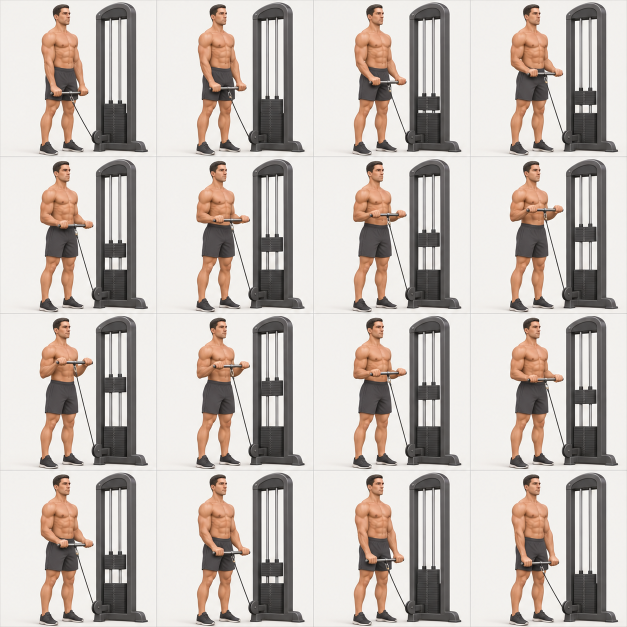
#> input picture docs/generated-frames-v2/reverse-cable-curl.png, 1254 x 1254 px (shown at 1/2 size); its folder holds 4 pictures in this run
$ python prepare-generated-motion.py
#> lines starting #> are read from the running program, lines starting #| are printed output that depends on the picture; after the words box and inside, x2 and y2 are one past the last pixel; in counts of white or black regions, pixels touching at a corner belong together
"""Prepare a reversible 2D stabilization/interpolation experiment.

This only registers existing generated frames; it never changes the source PNGs
or tries to infer exercise correctness from image similarity.
"""
from pathlib import Path
import argparse
import json
import math
import cv2
import numpy as np
from PIL import Image, ImageDraw

ROOT = Path(__file__).resolve().parent.parent
SIDE = 480
BOXES = [( .62, .01, .90, .09), (.86, .10, .92, .87), (.60, .89, .96, .99)]


def prepare(exercise):
#> called with exercise = 'reverse-cable-curl'
    source = ROOT / 'docs/generated-frames-v2' / (exercise + '.png')
    sheet = Image.open(source).convert('RGB')
#> sheet is the input picture: PIL image 1254x1254 RGB; mean R, G, B 198.3, 189.7, 183.9
    width, height = sheet.size
#> width = 1254; height = 1254
    cells = []
    for index in range(9):
        column, row = index % 4, index // 4
        bounds = (round(column * width / 4) + 2, round(row * height / 4) + 2,
                  round((column + 1) * width / 4) - 2, round((row + 1) * height / 4) - 2)
        cells.append(np.array(sheet.crop(bounds).resize((SIDE, SIDE), Image.Resampling.LANCZOS)))
#> after the loop, cells = 9 items
    reference = cells[0]
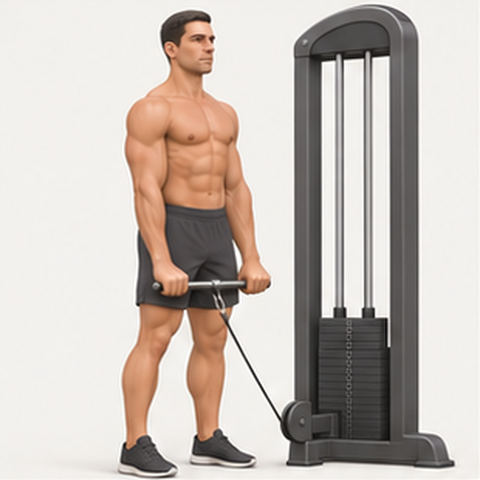
#> reference: shape (480, 480, 3); mean of channels 0, 1, 2 199.3, 190, 183.7; drawn as R, G, B
    mask = np.zeros((SIDE, SIDE), dtype=np.uint8)
#> mask: shape (480, 480); every value is 0
    for x0, y0, x1, y1 in BOXES:
        mask[round(y0 * SIDE):round(y1 * SIDE), round(x0 * SIDE):round(x1 * SIDE)] = 255
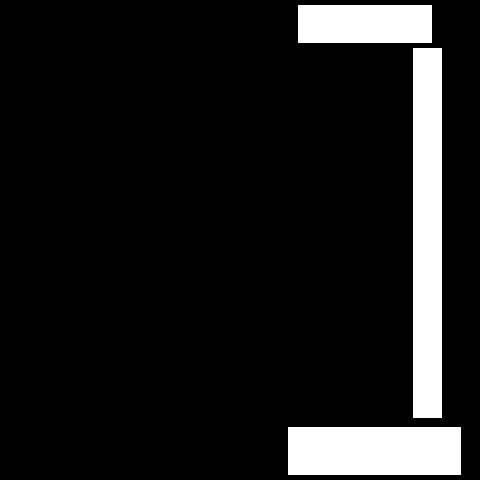
#> mask: shape (480, 480); 10.5% white; 3 white regions, box (x1, y1, x2, y2) and area: (413, 48, 442, 418) 10730, (288, 427, 461, 475) 8304, (298, 5, 432, 43) 5092
    gray_ref = cv2.cvtColor(reference, cv2.COLOR_RGB2GRAY)
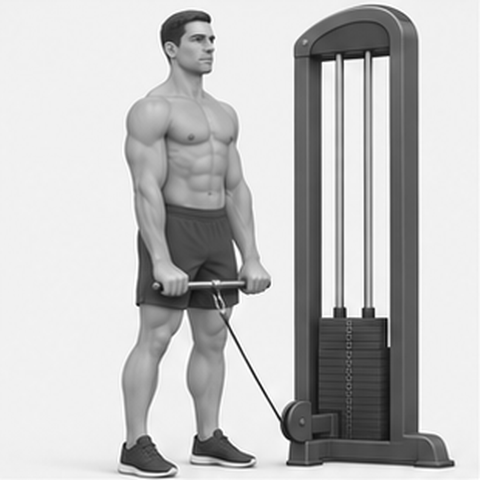
#> gray_ref: shape (480, 480); min 6, max 255, mean 192
    sift = cv2.SIFT_create(nfeatures=800, contrastThreshold=.015)
    ref_points, ref_desc = sift.detectAndCompute(gray_ref, mask)
#> ref_points = 72 keypoints; strongest (x, y, size): (452, 464, 4.3), (288, 464, 3.2), (431, 453, 21.5), (288, 442, 3.4)
    target = ROOT / 'output/generated-motion' / exercise
    directory = target / 'anchors'
    directory.mkdir(parents=True, exist_ok=True)
    records, frames = [], []
    for index, cell in enumerate(cells):
        matrix = np.eye(2, 3, dtype=np.float32)
        method, matches_count = 'identity', 0
        if index:
            gray = cv2.cvtColor(cell, cv2.COLOR_RGB2GRAY)
            points, desc = sift.detectAndCompute(gray, mask)
            if desc is not None and ref_desc is not None:
                matches = cv2.BFMatcher().knnMatch(desc, ref_desc, k=2)
                valid = [a for pair in matches if len(pair) == 2 for a, b in [pair] if a.distance < .75 * b.distance]
                matches_count = len(valid)
                if len(valid) >= 5:
                    before = np.float32([points[m.queryIdx].pt for m in valid])
                    after = np.float32([ref_points[m.trainIdx].pt for m in valid])
                    estimated, inliers = cv2.estimateAffinePartial2D(before, after, method=cv2.RANSAC, ransacReprojThreshold=1.8, maxIters=4000)
                    if estimated is not None and int(inliers.sum()) >= 4:
                        matrix, method = estimated.astype(np.float32), 'rigid/similarity feature registration'
            if method == 'identity':
                try:
                    correlation, inverse = cv2.findTransformECC(gray_ref, gray, np.eye(2, 3, dtype=np.float32),
                        cv2.MOTION_EUCLIDEAN, (cv2.TERM_CRITERIA_COUNT | cv2.TERM_CRITERIA_EPS, 250, 1e-6), mask, 5)
                    matrix, method = cv2.invertAffineTransform(inverse), 'rigid ECC registration'
                except cv2.error:
                    method = 'registration rejected; source retained'
        scale = math.hypot(float(matrix[0, 0]), float(matrix[1, 0]))
        rotation = math.degrees(math.atan2(float(matrix[1, 0]), float(matrix[0, 0])))
        if not (.965 <= scale <= 1.035 and abs(rotation) <= 2 and max(abs(float(matrix[0, 2])), abs(float(matrix[1, 2]))) <= 25):
            matrix, method = np.eye(2, 3, dtype=np.float32), 'excessive transform rejected; source retained'
            scale, rotation = 1, 0
        aligned = cv2.warpAffine(cell, matrix, (SIDE, SIDE), flags=cv2.INTER_LANCZOS4, borderMode=cv2.BORDER_REPLICATE)
        gray_aligned = cv2.cvtColor(aligned, cv2.COLOR_RGB2GRAY)
        static_error = float(np.mean(np.abs(gray_aligned.astype('float32') - gray_ref.astype('float32'))[mask > 0]))
        Image.fromarray(aligned).save(directory / f'anchor_{index:02d}.png')
        frames.append(Image.fromarray(aligned))
        records.append({'sourceIndex': index, 'registration': method, 'featureMatches': matches_count,
                        'matrix': matrix.tolist(), 'scale': scale, 'rotationDegrees': rotation,
                        'staticRegionMeanAbsoluteError': static_error})
#> this loop made 9 passes
#> (matches_count, matches, valid, estimated, static_error) on passes 2 to 5: (47, 64 matches, 47 matches, [[0.999, -0.000266, 0.00436], [0.000266, 0.999, 0.0865]], 2.99), (52, 64 matches, 52 matches, [[0.999, -0.00016, -0.787], [0.00016, 0.999, 0.164]], 1.81), (45, 72 matches, 45 matches, [[1, 0.000212, -1.04], [-0.000212, 1, -0.538]], 3.58), (42, 65 matches, 42 matches, [[0.999, 0.00107, -0.297], [-0.00107, 0.999, 0.0893]], 4.22)
#> (matches_count, static_error) on pass 1: (0, 0)
#> pass 3, in prepare, `gray = cv2.cvtColor(cell, cv2.COLOR_RGB2GRAY)`:
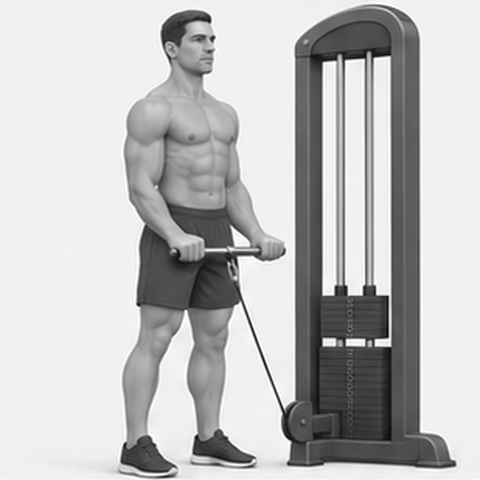
#> gray: shape (480, 480); min 0, max 255, mean 191
#> after the loop:
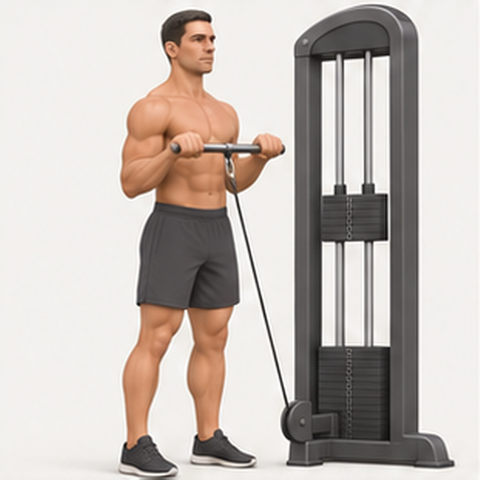
#> aligned: shape (480, 480, 3); mean of channels 0, 1, 2 196.4, 188.2, 182.6; drawn as R, G, B
#> after the loop:
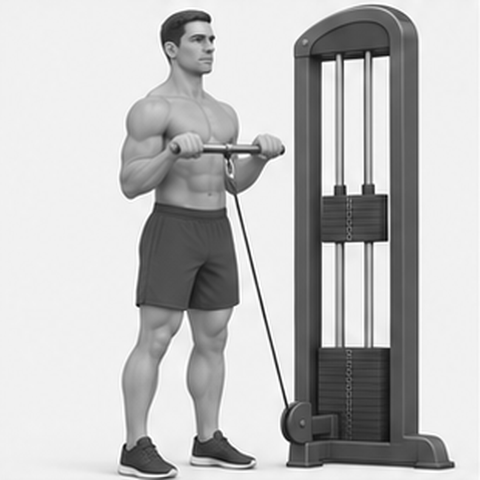
#> gray: shape (480, 480); min 2, max 255, mean 189.7
#> after the loop, frames = 9 items; records = 9 items
    contact = Image.new('RGB', (SIDE * 3, (SIDE + 32) * 3), 'white')
#> contact: PIL image 1440x1536 RGB; every value is 255
    draw = ImageDraw.Draw(contact)
    for index, frame in enumerate(frames):
        x, y = (index % 3) * SIDE, (index // 3) * (SIDE + 32)
        contact.paste(frame, (x, y + 32))
        draw.text((x + 10, y + 6), f'Anchor {index} | static error {records[index]["staticRegionMeanAbsoluteError"]:.2f}', fill='black')
        for line_y in range(144, 336, 24):
            draw.line((x + 145, y + 32 + line_y, x + 280, y + 32 + line_y), fill=(110, 140, 180), width=1)
            draw.text((x + 281, y + 32 + line_y - 5), str(line_y), fill=(70, 90, 120))
#> this loop made 9 passes
#> (x, y) on passes 1 to 9: (0, 0), (480, 0), (960, 0), (0, 512), (480, 512), (960, 512), (0, 1024), (480, 1024), (960, 1024)
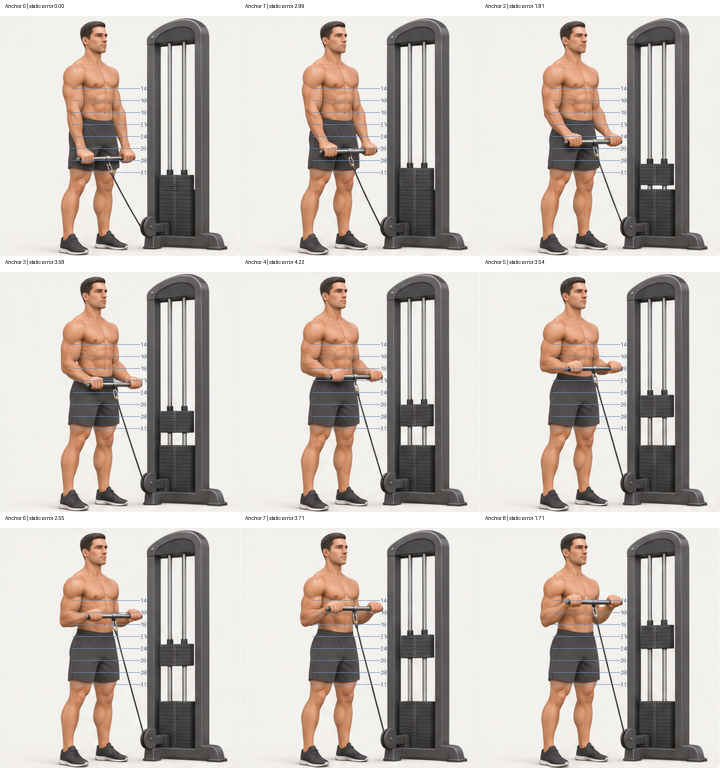
#> contact: PIL image 1440x1536 RGB (shown at 1/2 size); mean R, G, B 200.3, 192.5, 187.3
    contact.save(target / 'anchors-contact.png')
    result = {'exercise': exercise, 'source': source.relative_to(ROOT).as_posix(), 'size': SIDE,
              'sourceIndices': list(range(9)), 'staticAnchorRectangles': BOXES, 'anchors': records,
              'return': 'Reuses the exact forward frames in reverse; no separately generated return poses',
              'reviewStatus': 'Experimental registration only; no anatomical or execution validation'}
    (target / 'preparation.json').write_text(json.dumps(result, indent=2) + '\n', encoding='utf-8')
    for record in records:
        print(f"Anchor {record['sourceIndex']}: {record['registration']}, scale {record['scale']:.4f}, angle {record['rotationDegrees']:.3f}, static MAE {record['staticRegionMeanAbsoluteError']:.2f}")
#> this loop made 9 passes
#| Anchor 0: identity, scale 1.0000, angle 0.000, static MAE 0.00
#| Anchor 1: rigid/similarity feature registration, scale 0.9995, angle 0.015, static MAE 2.99
#| Anchor 2: rigid/similarity feature registration, scale 0.9993, angle 0.009, static MAE 1.81
#| Anchor 3: rigid/similarity feature registration, scale 1.0012, angle -0.012, static MAE 3.58
#| Anchor 4: rigid/similarity feature registration, scale 0.9993, angle -0.061, static MAE 4.22
#| Anchor 5: rigid/similarity feature registration, scale 0.9972, angle 0.005, static MAE 3.54
#| Anchor 6: rigid/similarity feature registration, scale 0.9971, angle 0.014, static MAE 2.55
#| Anchor 7: rigid/similarity feature registration, scale 0.9979, angle 0.053, static MAE 3.71
#> (further printed lines are left out)


if __name__ == '__main__':
    parser = argparse.ArgumentParser()
    parser.add_argument('--exercise', choices=['reverse-cable-curl'], default='reverse-cable-curl')
    prepare(parser.parse_args().exercise)
